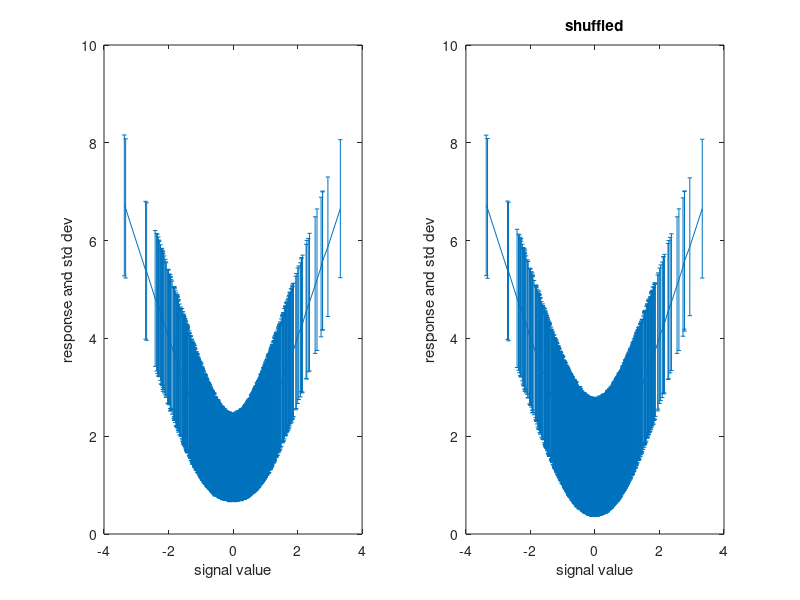
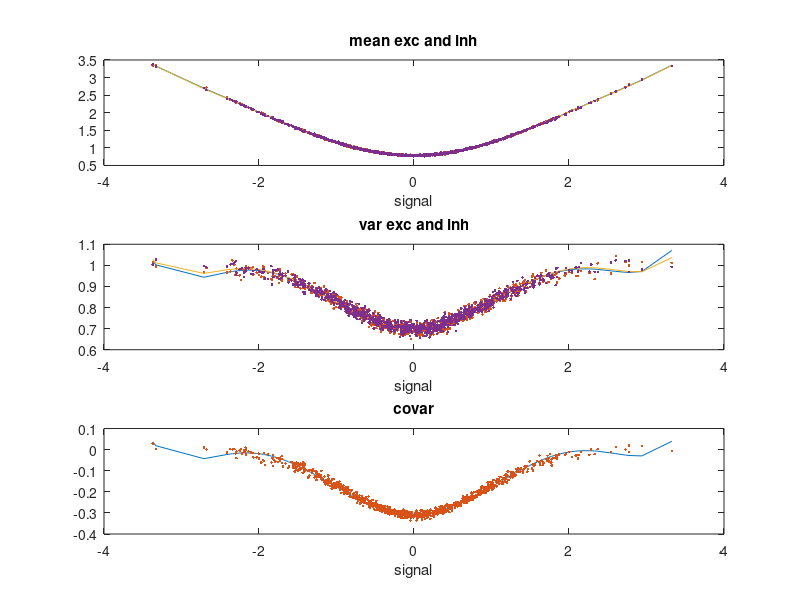
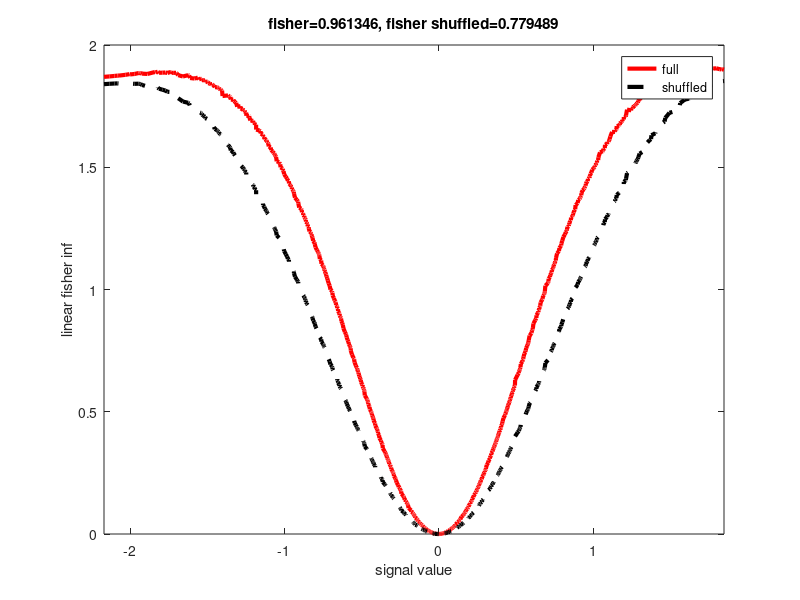
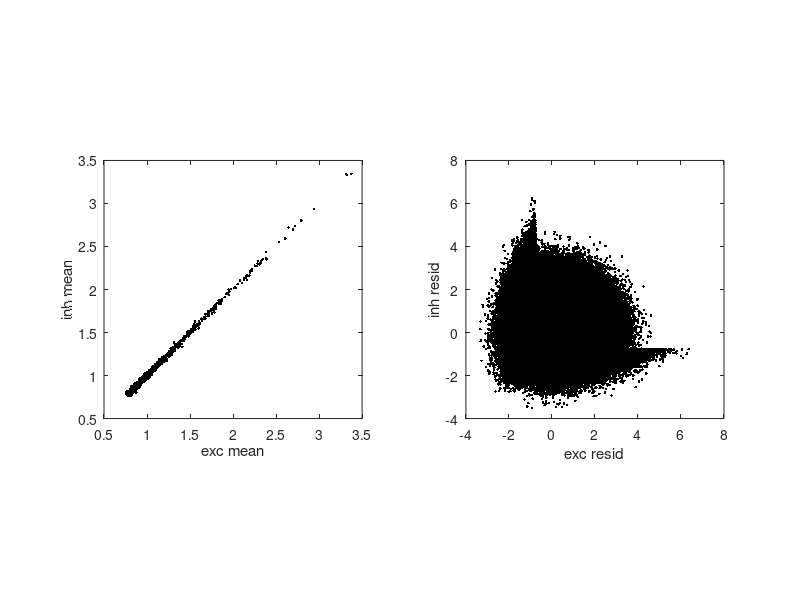

Reproduce these figures in MATLAB, in order.
% Can we get correlated signals and anticorrelated noise in simple model
% for neural integration?  Consider split field experiment - half of inputs
% see +stm, other half -stm.  Exc and Inh are rectified.  Noise in inputs
% is spatially uncorrelated.  

% FR and JC 
% JC modified 1/11/11

clear all

NumTrials = 5000;  %500
NumPts = 1000; %1000
Thresh = -.2;          % rectification

% FIX TIME-DEP SIGNAL PRESENTED OVER MANY TRIALS
% signal - will be + for group1 and - for group2
% time along rows (horiz), trials down cols (vert)
signal=normrnd(0, 1, 1, NumPts);
%this is matrix with same sig repeated over multiple rows (trials)
sig = ones(NumTrials,1)*signal;

full_field_stim=0;

if full_field_stim
    sig1=sig;
    sig2=sig;
else %default to jon's original half-field
    sig1=sig;
    sig2=-sig;
end


%weights 
w_e_pre=1;
w_i_pre=1;
w_e_post=1;
w_i_post=1;


clear response_exc response_inh resid_exc resid_inh

    noise1 = normrnd(0, 1, NumTrials , NumPts);      % group 1 noise
    noise2 = normrnd(0, 1, NumTrials , NumPts);      % group 2 noise

    % create group 1 exc and inh
    exc1 = w_e_pre*(sig1 + noise1);
    exc1(find(exc1 < Thresh)) = 0;
    inh1 = w_i_pre*(-sig1 - noise1);
    inh1(find(inh1 < Thresh)) = 0;

    % create group 2 exc and inh
    exc2 = w_e_pre*(sig2 + noise2);
    exc2(find(exc2 < Thresh)) = 0;
    inh2 = w_i_pre*(-sig2 - noise2);
    inh2(find(inh2 < Thresh)) = 0;

    % store integrated responses
    response_exc = exc1 + exc2;  
    response_inh = inh1 + inh2;
    
    %shuffle across trials.  After random shuffling of rows, each column 
    %will still represent a single stimulus value, but noises will be
    %shuffled across trials, so that have no corr between exc and inh paths

    %append a first random col
    response_exc_temp=[rand(size(response_exc,1),1) response_exc];
    response_exc_shuffled = sortrows(response_exc_temp,1);
    %ditch that first col
    response_exc_shuffled=response_exc_shuffled(:,2:end);
    

    %append a first random col
    response_inh_temp=[rand(size(response_inh,1),1) response_inh];
    response_inh_shuffled = sortrows(response_inh_temp,1);
    %ditch that first col
    response_inh_shuffled=response_inh_shuffled(:,2:end);

%need covariance b/w e and i responses for given signal values
for i=1:NumPts
    covar_temp=cov(response_exc(:,i),response_inh(:,i)) ;
    var_exc(i)=covar_temp(1,1);
    var_inh(i)=covar_temp(2,2);
    covar(i)=covar_temp(1,2);   
end
    

response = w_e_post*response_exc + w_i_post*response_inh;
mean_response=mean(response);
mean_exc=mean(response_exc);
mean_inh=mean(response_inh);

var_response=var(response);
std_response=sqrt(var_response);

response_shuffled = w_e_post*response_exc_shuffled - w_i_post*response_inh_shuffled;
var_response_shuffled=var(response_shuffled);
std_response_shuffled=sqrt(var_response_shuffled);


% figure
% set(gca,'FontSize',12)
% errorbar(signal,mean_response,std_response,'.')
% xlabel('signal value')
% ylabel('response and std dev')


%compute linear fisher information that resp carries about stim.  this is
%the inverse of the variance of the optimal unbiased linear readout of
%signal sig, and equals  [d mean(sig)/d sig]^2/ var(sig):  square of deriv of mean
%response w.r.t signal sig divide by variance of responses that occur at
%that signal.

%sort responses in order of signal values
data_matrix_sorted=sortrows([signal' mean_response' var_response' var_response_shuffled' var_exc' var_inh' covar' mean_exc' mean_inh'],1); 
signal_sorted = data_matrix_sorted(:,1)';
mean_response_sorted = data_matrix_sorted(:,2)';
var_response_sorted = data_matrix_sorted(:,3)';
var_response_shuffled_sorted = data_matrix_sorted(:,4)';
var_exc_sorted=data_matrix_sorted(:,5)';
var_inh_sorted=data_matrix_sorted(:,6)';
covar_sorted=data_matrix_sorted(:,7)';
mean_exc_sorted=data_matrix_sorted(:,8)';
mean_inh_sorted=data_matrix_sorted(:,9)';


%smooth variance and mean (in particular so can sensibly take derivative)
poly_order=6;
pmean=polyfit(signal_sorted,mean_response_sorted,poly_order);
mean_response_sorted_smoothed=polyval(pmean,signal_sorted);
pvar=polyfit(signal_sorted,var_response_sorted,poly_order);
var_response_sorted_smoothed=polyval(pvar,signal_sorted);
pvar_shuffled=polyfit(signal_sorted,var_response_shuffled_sorted,poly_order);
var_response_shuffled_sorted_smoothed=polyval(pvar_shuffled,signal_sorted);
pexc=polyfit(signal_sorted,var_exc_sorted,poly_order);
var_exc_sorted_smoothed=polyval(pexc,signal_sorted);
pinh=polyfit(signal_sorted,var_inh_sorted,poly_order);
var_inh_sorted_smoothed=polyval(pinh,signal_sorted);
pcovar=polyfit(signal_sorted,covar_sorted,poly_order);
covar_sorted_smoothed=polyval(pcovar,signal_sorted);
pexc=polyfit(signal_sorted,mean_exc_sorted,poly_order);
mean_exc_sorted_smoothed=polyval(pexc,signal_sorted);
pinh=polyfit(signal_sorted,mean_inh_sorted,poly_order);
mean_inh_sorted_smoothed=polyval(pinh,signal_sorted);

mean_respose_deriv = diff(mean_response_sorted_smoothed)./diff(signal_sorted); %fwd diff
mean_exc_deriv = diff(mean_exc_sorted_smoothed)./diff(signal_sorted); %fwd diff
mean_inh_deriv = diff(mean_inh_sorted_smoothed)./diff(signal_sorted); %fwd diff

lin_fisher_info_response = mean_respose_deriv.^2 ./ var_response_sorted_smoothed(1:end-1);

for k=1:(length(signal_sorted)-1)
    fprime=[mean_exc_deriv(k) ; mean_inh_deriv(k)] ;
    C=[var_exc_sorted_smoothed(k) covar_sorted_smoothed(k) ; covar_sorted_smoothed(k) var_inh_sorted_smoothed(k)];
    lin_fisher_info_response_full(k) = fprime'*inv(C)*fprime;
    Cshuffled=[var_exc_sorted_smoothed(k) 0 ; 0 var_inh_sorted_smoothed(k)];
    lin_fisher_info_response_shuffled_full(k) = fprime'*inv(Cshuffled)*fprime;
end


avg_lin_fisher_info_response=sum(lin_fisher_info_response)/length(lin_fisher_info_response)
avg_lin_fisher_info_response_full=sum(lin_fisher_info_response_full)/length(lin_fisher_info_response_full)
avg_lin_fisher_info_response_shuffled_full=sum(lin_fisher_info_response_shuffled_full)/length(lin_fisher_info_response_shuffled_full)

lin_fisher_info_shuffled_response = mean_respose_deriv.^2 ./ var_response_shuffled_sorted_smoothed(1:end-1);
avg_lin_fisher_info_shuffled_response=sum(lin_fisher_info_shuffled_response)/length(lin_fisher_info_shuffled_response);


figure
subplot(121)
set(gca,'FontSize',12)
errorbar(signal_sorted,mean_response_sorted,sqrt(var_response_sorted))
xlabel('signal value')
ylabel('response and std dev')
subplot(122)
set(gca,'FontSize',12)
errorbar(signal_sorted,mean_response_sorted,sqrt(var_response_shuffled_sorted))
xlabel('signal value')
ylabel('response and std dev')
title('shuffled')

figure
subplot(311)
plot(signal_sorted,mean_inh_sorted_smoothed); hold on
plot(signal_sorted,mean_inh_sorted,'.'); hold on
plot(signal_sorted,mean_exc_sorted_smoothed); hold on
plot(signal_sorted,mean_exc_sorted,'.'); hold on
title('mean exc and inh')
xlabel('signal')
subplot(312)
plot(signal_sorted,var_exc_sorted_smoothed); hold on
plot(signal_sorted,var_exc_sorted,'.'); hold on
plot(signal_sorted,var_inh_sorted_smoothed); hold on
plot(signal_sorted,var_inh_sorted,'.'); hold on
title('var exc and inh')
xlabel('signal')
subplot(313)
plot(signal_sorted,covar_sorted_smoothed); hold on
plot(signal_sorted,covar_sorted,'.'); hold on
title('covar')
xlabel('signal')

figure
set(gca,'FontSize',16)
%drop firstand last ndrop points
ndrop=round(length(signal)/50);
plot(signal_sorted(ndrop:end-ndrop-1),lin_fisher_info_response_full(ndrop:end-ndrop),'r-','LineWidth',3)
xlabel('signal value')
ylabel('linear fisher inf')
hold on
plot(signal_sorted(ndrop:end-ndrop-1),lin_fisher_info_response_shuffled_full(ndrop:end-ndrop),'k--','LineWidth',3)
xlabel('signal value')
ylabel('linear fisher inf')
legend('full','shuffled')
title(sprintf('fisher=%g, fisher shuffled=%g',avg_lin_fisher_info_response_full,avg_lin_fisher_info_response_shuffled_full))
maxval1=max([ lin_fisher_info_response_full(ndrop:end-ndrop) lin_fisher_info_response_shuffled_full(ndrop:end-ndrop)])*1.05;
ylim([0 maxval1])
xlim([-Inf Inf])
%----------------------------

% how correlated are signals?  
% signals are averages across many trials for a given sig.
% Average down cols (in direction 1)
cc_temp=corrcoef(mean(response_exc), mean(response_inh)) ;
cc_signal = cc_temp(1,2) 


resid_exc = response_exc - ones(NumTrials,1)*mean(response_exc);
resid_inh = response_inh - ones(NumTrials,1)*mean(response_inh);

% how correlated are residuals?  Note, this is avg across many signals AND
% trials
cc_temp = corrcoef(resid_exc, resid_inh) ;
cc_noise = cc_temp(1,2)

figure
subplot(121)
plot((mean(response_exc)),(mean(response_inh)),'k.')
xlabel('exc mean'),ylabel('inh mean')
axis square
subplot(122)
plot(resid_exc,resid_inh,'k.')
xlabel('exc resid'),ylabel('inh resid')
axis square
